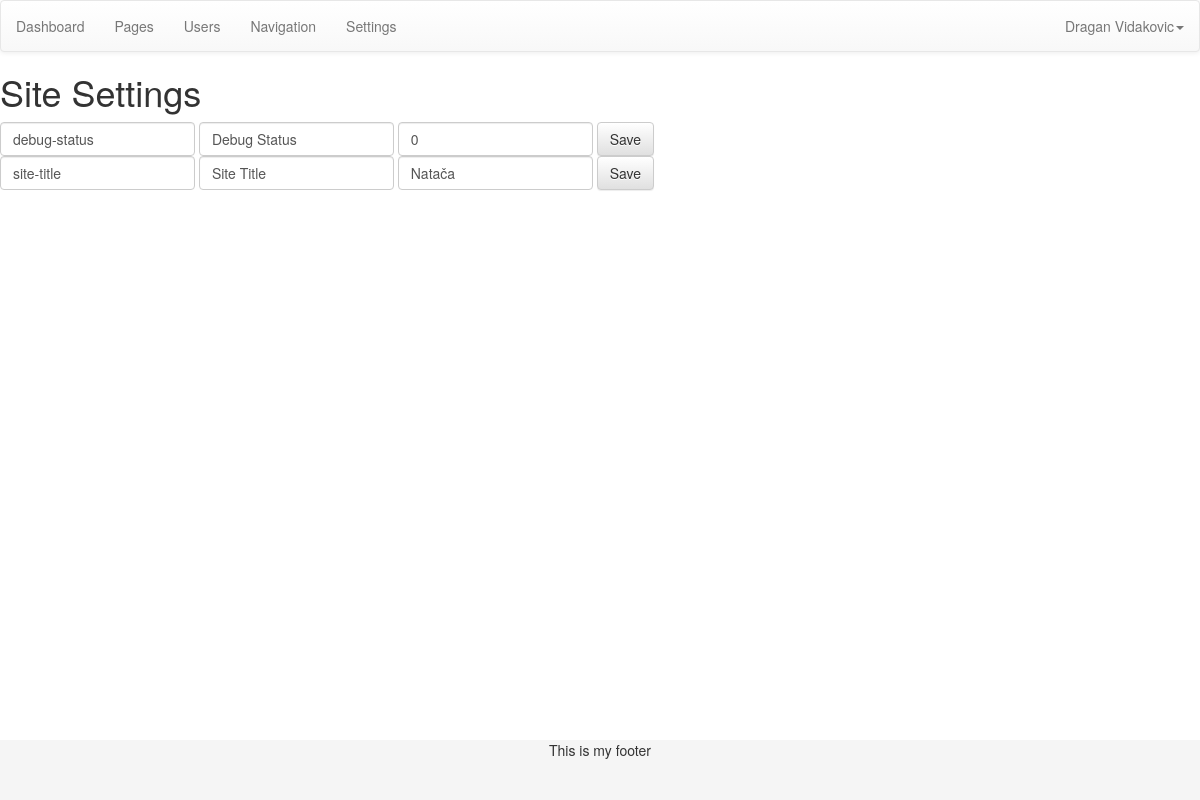
Page /admin-developer/index.php?page=settings (signed in) on the committed database.
### tables this page shows
CREATE TABLE IF NOT EXISTS `settings` (
  `id` varchar(200) NOT NULL,
  `label` varchar(200) NOT NULL,
  `value` longtext NOT NULL
);

### admin-developer/index.php (called while the page is built)
<?php include('template/header.php'); ?>
<?php include('views/'.$page.'.php'); ?>
<?php include('template/footer.php'); ?>

### admin-developer/views/settings.php (the view, shortened to what this page needs)
<h1>Site Settings</h1>
<div class="row">
	<div class="col-md-12">
		<?php
			$q = "SELECT * FROM settings ORDER BY id ASC";
			$r = mysqli_query($dbc, $q);
			while($opened = mysqli_fetch_assoc($r)) { ?>
				<form class="form-inline" action="index.php?page=settings&id=<?php echo $opened['id']; ?>" method="post" role="form">
					<div class="form-group">
						<input class="form-control" type="text" name="id" id="id" value="<?php echo $opened['id']; ?>" placeholder="id-name" autocomplete="off">
					</div>
					<div class="form-group">
						<input class="form-control" type="text" name="label" id="label" value="<?php echo $opened['label']; ?>" placeholder="Label" autocomplete="off">
					</div>
					<div class="form-group">
						<input class="form-control" type="text" name="value" id="value" value="<?php echo $opened['value']; ?>" placeholder="Value" autocomplete="off">
					</div>
					<button type="submit" class="btn btn-default">Save</button>
				</form>
		<?php } ?>
	</div>
</div>

### admin-developer/config/css.php (style rules this page uses)
html, body { height: 100%; }

### rows in the picture
settings: id "debug-status", label "Debug Status", value "0"
settings: id "site-title", label "Site Title", value "Natača"

### other values in the picture
$user['fullname'] "Dragan Vidakovic"
